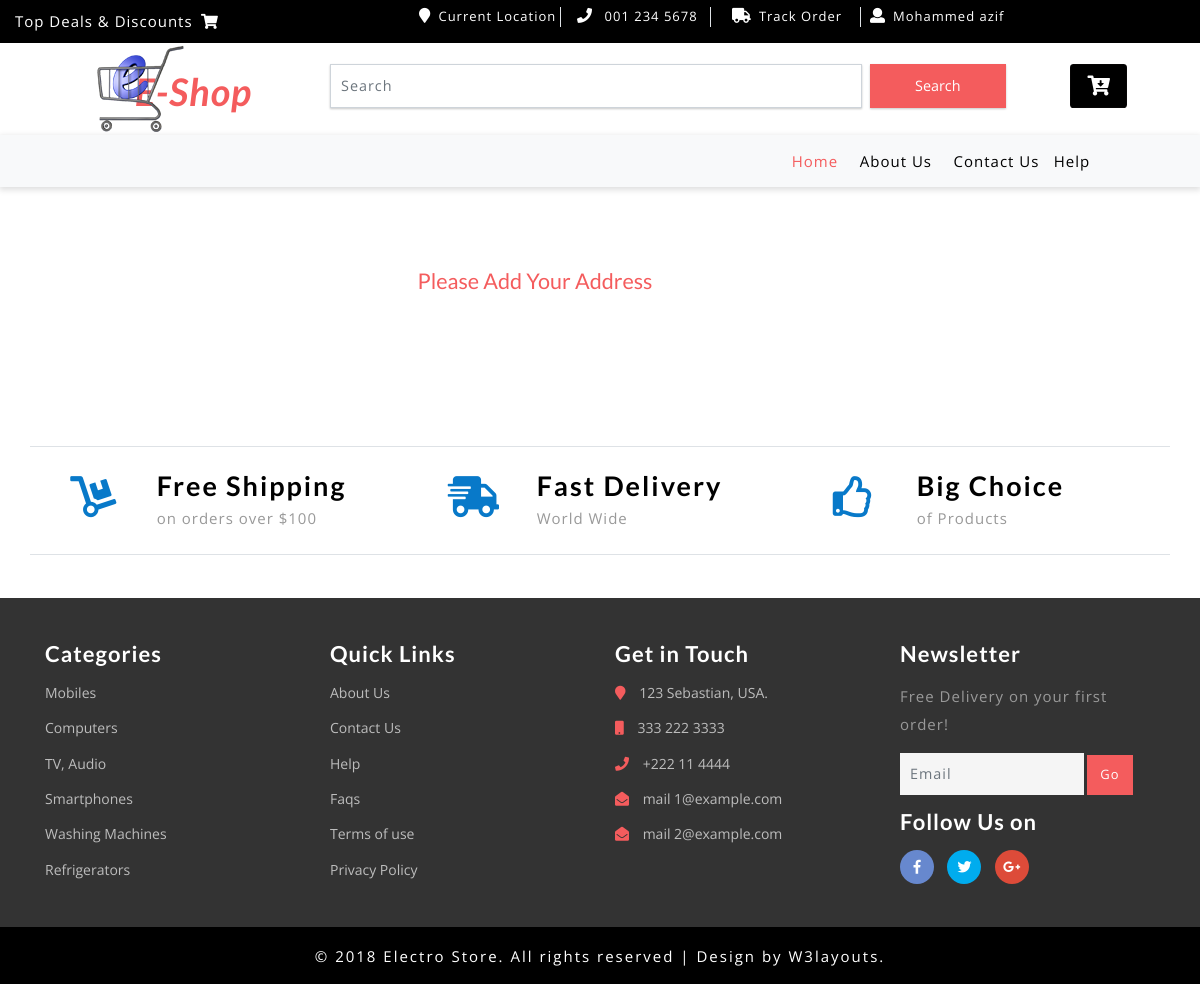
Page /cart/all_address (signed in) on the earlier database version.
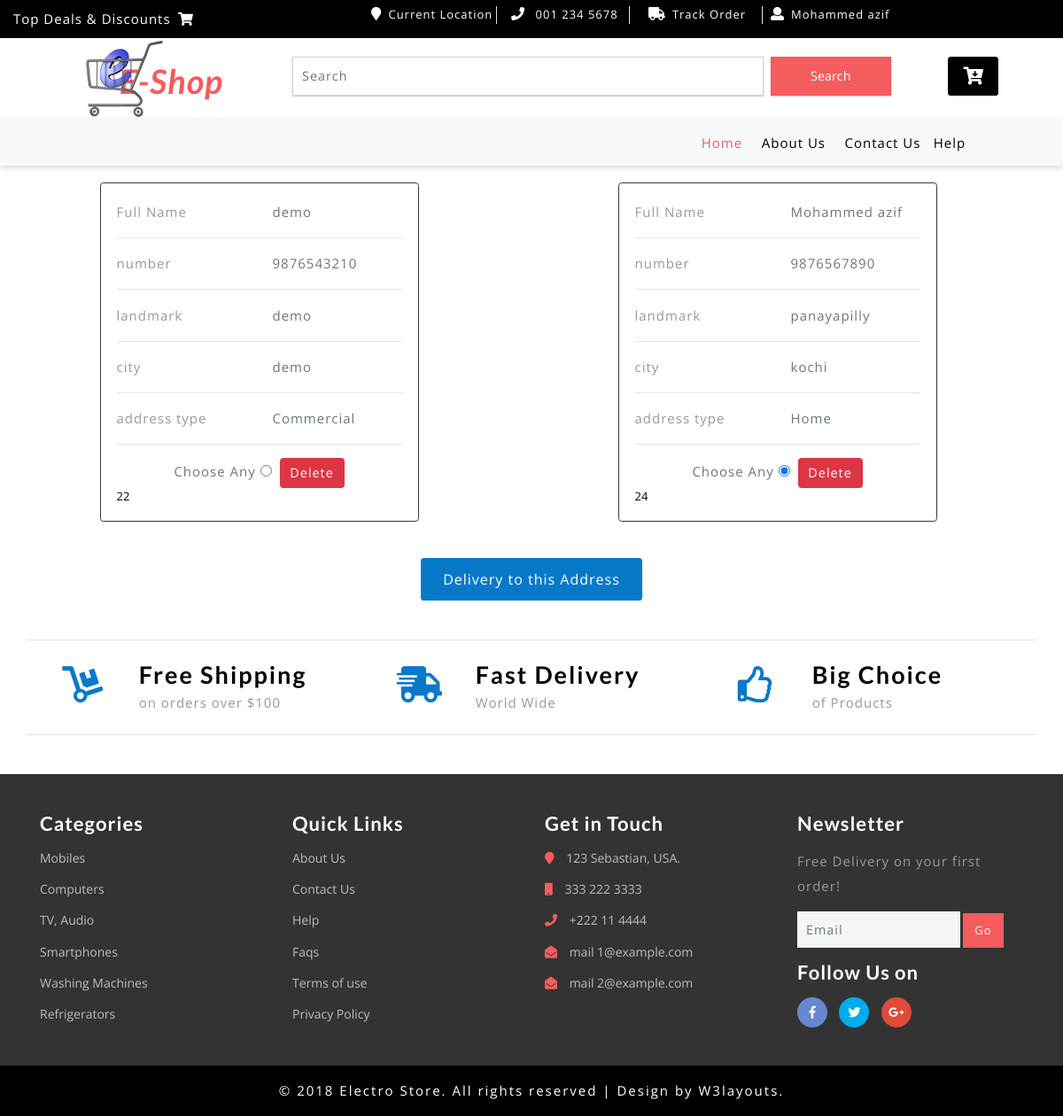
Same page on the later database version.
### cart/models.py (models this page shows, shortened)
class del_details(models.Model):
    username=models.ForeignKey(User,on_delete=models.CASCADE)
    name=models.CharField(max_length=255)
    number=models.IntegerField()
    landmark=models.CharField(max_length=255)
    city=models.CharField(max_length=255)
    address_type=models.CharField(max_length=255)

### cart/views.py (the view)
# urls.py: path('all_address', views.all_address, name='all_address'),
def all_address(request,amount=0,total=0):
    if request.method=="POST":
        add=request.POST.get('address_id')
        print("all_address address:",add)
        try:
            ct = cartlist.objects.get(cart_id=c_id(request))
            ct_items = items.objects.filter(cart=ct, active=True)
            for i in ct_items:
                total += (i.products.price * i.quantity)
                amount=total+5
        except ObjectDoesNotExist:
            pass
        return render(request,'payment.html',{'amt':amount,'tot':total})
    else:
        addresses = del_details.objects.filter(username=request.user)
        return render(request, 'all_address.html', {'address': addresses})

### cart/context_processor.py (called while the page is built)
def count(request):
    item_count = 0
    if 'admin' in request.path:
        return {}
    else:
        try:
            ct = cartlist.objects.filter(cart_id=c_id(request))
            cti = items.objects.all().filter(cart=ct[:1])
            for c in cti:
                item_count += c.quantity
        except cartlist.DoesNotExist:
            item_count = 0
        return dict(itc=item_count)

### cart/views.py (called while the page is built)
def c_id(request):
    ct_id = request.session.session_key
    if not ct_id:
        ct_id = request.session.create()
    return ct_id

### templates/all_address.html (shortened to what this page needs)
{% extends 'base.html' %}
{% block body %}
<form action="" method="POST">
  <div class="row container-fluid">
    {% if address %}
        {% for add in address %}
          <div style="color:black;margin:auto" class="col-lg-4">
                <div class=""><br>
                    <div class="card border-dark mb-4">
                        <div class="card-body">
                          <div class="row">
                            <div class="col-sm-6">
                              <p class="mb-0">Full Name</p>
                            </div>
                            <div class="col-sm-6">
                              <p class="text-muted mb-0">{{add.name}}</p>
                            </div>
                          </div>
                          <hr>
                          <div class="row">
                            <div class="col-sm-6">
                              <p class="mb-0">number</p>
                            </div>
                            <div class="col-sm-6">
                              <p class="text-muted mb-0">{{add.number}}</p>
                            </div>
                          </div>
                          <hr>
                          <div class="row">
                            <div class="col-sm-6">
                              <p class="mb-0">landmark</p>
                            </div>
                            <div class="col-sm-6">
                              <p class="text-muted mb-0">{{add.landmark}}</p>
                            </div>
                          </div>
                          <hr>
                          <div class="row">
                            <div class="col-sm-6">
                              <p class="mb-0">city</p>
                            </div>
                            <div class="col-sm-6">
                              <p class="text-muted mb-0">{{add.city}}</p>
                            </div>
                          </div>
                            <hr>
                            <div class="row">
                                <div class="col-sm-6">
                                  <p class="mb-0">address type</p>
                                </div>
                                <div class="col-sm-6">
                                  <p class="text-muted mb-0">{{add.address_type}}</p>
                                </div>
                            </div>
                            <hr>
                            <div style="text-align:center" >
                                <p class="text-muted mb-0">Choose Any
                                <input checked type="radio" value="{{add.id}}" name="address_id">
                                <a class="btn btn-danger" href="{% url 'detailsdeleteview' add.id %}">Delete</a></p>
                            </div>
                            {{add.id}}
                        </div>
                    </div>
              </div>
          </div>
        {% endfor %}
      </div>
        <div style="text-align:center"><br>
          <button style="margin:auto" class="submit check_out btn">Delivery to this Address</button>
        </div>
    {% else %}
      <div class="container mt-5" style="width:50%;height:12rem">
          <br><br><h4 class="mb-sm-4 mb-3" style="margin-left:110px;color:#F45C5D">Please Add Your Address</h4>
      </div>
    {% endif %}
  </div>
</form>
{% endblock %}

Differences in the rows shown:
added del_details: name "demo", number "9876543210", landmark "demo", city "demo", address_type "Commercial", id "22"
added del_details: name "Mohammed azif", number "9876567890", landmark "panayapilly", city "kochi", address_type "Home", id "24"
Other differences:
text no longer shown: "Please Add Your Address"
text now shown: "Delivery to this Address"
